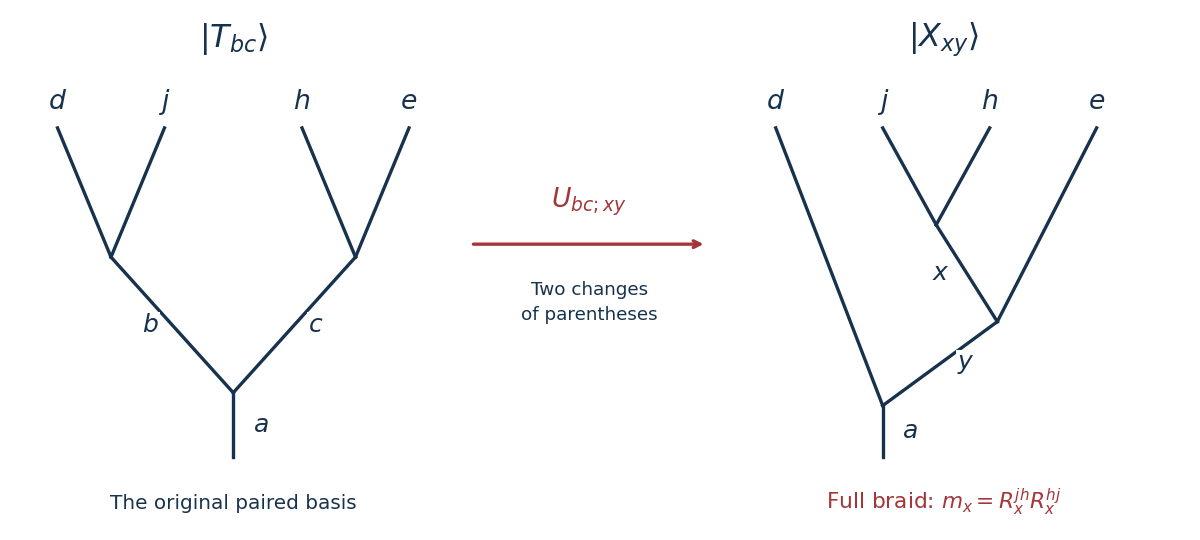

This figure's Python source:
"""Draw the two fusion bases used in the 2025 anyons solution.

Tested with Python 3.14, NumPy 2.3.5 and Matplotlib 3.10.7.
Run from the destination directory; writes only 2025-fusion-recoupling.png.
"""
import os
os.environ.setdefault("MPLCONFIGDIR", "/tmp/oxford-2025-anyons-matplotlib")
import matplotlib
matplotlib.use("Agg")
import matplotlib.pyplot as plt

INK = "#17324d"
ACCENT = "#a33638"
fig, ax = plt.subplots(figsize=(10, 4.5), dpi=120, facecolor="white")
ax.set_facecolor("white")
ax.set_xlim(-0.2, 7.5)
ax.set_ylim(-0.8, 3.2)
ax.axis("off")

def edge(p, q, label=None, offset=(0, 0)):
    ax.plot([p[0], q[0]], [p[1], q[1]], color=INK, linewidth=2)
    if label:
        x, y = (p[0]+q[0])/2, (p[1]+q[1])/2
        ax.text(x+offset[0], y+offset[1], label, fontsize=15,
                ha="center", va="center", color=INK,
                bbox={"facecolor": "white", "edgecolor": "none", "pad": 0.8})

def tree_left():
    leaves = [(0.1, 2.3), (0.8, 2.3), (1.7, 2.3), (2.4, 2.3)]
    b, c, root, foot = (0.45, 1.3), (2.05, 1.3), (1.25, 0.25), (1.25, -0.25)
    for p, q, label in [(leaves[0], b, "d"), (leaves[1], b, "j"),
                        (leaves[2], c, "h"), (leaves[3], c, "e")]:
        edge(p, q)
        ax.text(p[0], 2.45, f"${label}$", fontsize=16, ha="center", color=INK)
    edge(b, root, "$b$", (-0.14, 0))
    edge(c, root, "$c$", (0.14, 0))
    edge(root, foot, "$a$", (0.18, 0))
    ax.text(1.25, 2.93, r"$|T_{bc}\rangle$", fontsize=19, ha="center", color=INK)
    ax.text(1.25, -0.65, "The original paired basis", fontsize=12, ha="center", color=INK)

def tree_right():
    leaves = [(4.8, 2.3), (5.5, 2.3), (6.2, 2.3), (6.9, 2.3)]
    x, y, root, foot = (5.85, 1.55), (6.25, 0.8), (5.5, 0.15), (5.5, -0.25)
    edge(leaves[0], root)
    edge(leaves[1], x)
    edge(leaves[2], x)
    edge(leaves[3], y)
    for p, label in zip(leaves, ["d", "j", "h", "e"]):
        ax.text(p[0], 2.45, f"${label}$", fontsize=16, ha="center", color=INK)
    edge(x, y, "$x$", (-0.17, 0))
    edge(y, root, "$y$", (0.17, 0))
    edge(root, foot, "$a$", (0.18, 0))
    ax.text(5.9, 2.93, r"$|X_{xy}\rangle$", fontsize=19, ha="center", color=INK)
    ax.text(5.9, -0.65, r"Full braid: $m_x=R_x^{jh}R_x^{hj}$", fontsize=13, ha="center", color=ACCENT)

tree_left()
tree_right()
ax.annotate("", xy=(4.35, 1.4), xytext=(2.8, 1.4),
            arrowprops={"arrowstyle": "->", "color": ACCENT, "lw": 2})
ax.text(3.58, 1.68, r"$U_{bc;xy}$", color=ACCENT, fontsize=16, ha="center")
ax.text(3.58, 0.95, "Two changes\nof parentheses", color=INK, fontsize=11,
        ha="center", va="center", linespacing=1.5)
fig.tight_layout(pad=0.7)
fig.savefig("2025-fusion-recoupling.png", facecolor="white", transparent=False)
plt.close(fig)
